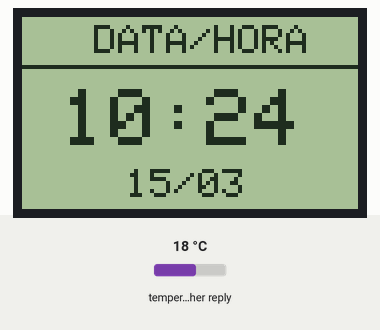
Recording of a sketch running on a simulated ESP32. Shown: 84×48 one-colour display. Inputs (shaded band) come from the test bench; at power-on: temperature in the weather reply 18 °C. WiFi joins after 1.5 s; servers stay silent unless stated; the local clock reads 2024-03-15 10:24:30 at power-on unless the sketch sets it; random numbers use the default seed unless the sketch sets one; web services answer with replies made up by the test bench.

Above: at 10.1 s.
At 20.2 s:
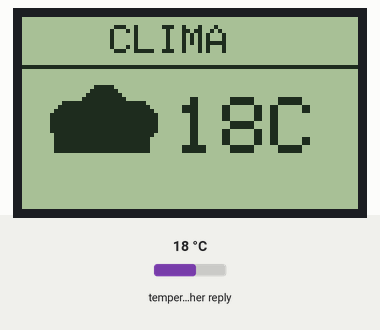
At 32.22 s:
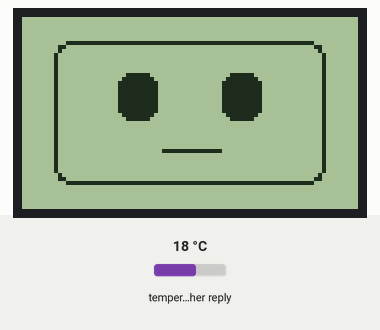
At 37.0 s:
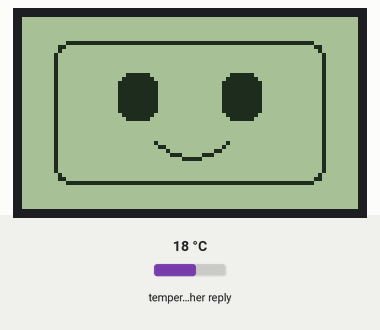
At 38.5 s:
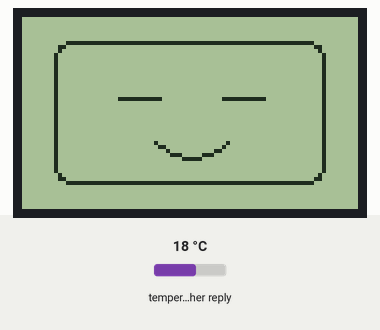

Measured:
- what the display in image 0 shows lasts 10.0 s, from 10.1 s to 20.1 s
- what the display in image 3 shows lasts 1.5 s, from 36.9 s to 38.4 s
- what the display in image 4 shows lasts 0.8 s, from 38.4 s to 39.2 s

The sketch:

esp32_oled.ino
```cpp
#include <WiFi.h>
#include <WiFiClientSecure.h>
#include <HTTPClient.h>
#include <ArduinoJson.h>
#include <Adafruit_GFX.h>
#include <Adafruit_PCD8544.h>
#include <time.h>

// ================== WIFI ==================
const char* WIFI_SSID = "SUA_REDE";
const char* WIFI_PASS = "SUA_SENHA";

// ================== NTP ===================
const char* NTP_SERVER = "pool.ntp.org";
const long GMT_OFFSET_SEC = -3 * 3600;
const int DAYLIGHT_OFFSET_SEC = 0;

// ============== OPEN-METEO ===============
float LATITUDE  = -27.5954;   // Florianopolis
float LONGITUDE = -48.5480;

// ============== DISPLAY ==================
#define PIN_CLK 18   // D18
#define PIN_DIN 23   // D23
#define PIN_DC   4   // D4
#define PIN_CS   5   // D5
#define PIN_RST  2   // D2

Adafruit_PCD8544 display = Adafruit_PCD8544(PIN_CLK, PIN_DIN, PIN_DC, PIN_CS, PIN_RST);

// ============== ESTADOS ==================
String horaStr = "--:--";
String dataStr = "--/--";
String tempStr = "--C";
int weatherCode = 3;

int currentScreen = 0;   // 0=face, 1=clock, 2=weather
int faceFrame = 0;

unsigned long lastClockUpdate = 0;
unsigned long lastWeatherUpdate = 0;
unsigned long lastScreenChange = 0;
unsigned long lastFaceAnim = 0;

const unsigned long CLOCK_INTERVAL   = 1000;
const unsigned long WEATHER_INTERVAL = 600000;
const unsigned long SCREEN_INTERVAL  = 10000;
const unsigned long FACE_INTERVAL    = 350;

// ============== ICONES ===================
const int ICON_SUN   = 0;
const int ICON_CLOUD = 1;
const int ICON_RAIN  = 2;

// =========================================
String httpGET(String url) {
  HTTPClient http;
  WiFiClientSecure client;
  client.setInsecure();

  http.begin(client, url);
  int httpCode = http.GET();
  String payload = "";

  if (httpCode > 0) {
    payload = http.getString();
  }

  http.end();
  return payload;
}

void connectWiFi() {
  WiFi.mode(WIFI_STA);
  WiFi.begin(WIFI_SSID, WIFI_PASS);

  display.clearDisplay();
  display.setTextSize(1);
  display.setTextColor(BLACK);
  display.setCursor(0, 0);
  display.println("Conectando");
  display.println("WiFi...");
  display.display();

  unsigned long start = millis();
  while (WiFi.status() != WL_CONNECTED && millis() - start < 20000) {
    delay(500);
  }
}

void updateClock() {
  struct tm timeinfo;
  if (getLocalTime(&timeinfo)) {
    char hbuf[6];
    char dbuf[6];
    strftime(hbuf, sizeof(hbuf), "%H:%M", &timeinfo);
    strftime(dbuf, sizeof(dbuf), "%d/%m", &timeinfo);
    horaStr = String(hbuf);
    dataStr = String(dbuf);
  }
}

void updateWeather() {
  String url = "https://api.open-meteo.com/v1/forecast?latitude=" + String(LATITUDE, 4) +
               "&longitude=" + String(LONGITUDE, 4) +
               "&current=temperature_2m,weather_code&timezone=auto";

  String payload = httpGET(url);
  if (payload.length() == 0) return;

  DynamicJsonDocument doc(2048);
  DeserializationError error = deserializeJson(doc, payload);
  if (error) return;

  float temp = doc["current"]["temperature_2m"] | 0.0;
  weatherCode = doc["current"]["weather_code"] | 3;

  int tempInt = (int)round(temp);
  tempStr = String(tempInt) + "C";
}

int getWeatherIcon(int code) {
  if (code == 0) return ICON_SUN;

  if (code == 1 || code == 2 || code == 3) {
    return ICON_CLOUD;
  }

  if (code == 51 || code == 53 || code == 55 ||
      code == 61 || code == 63 || code == 65 ||
      code == 80 || code == 81 || code == 82) {
    return ICON_RAIN;
  }

  return ICON_CLOUD;
}

void drawSunIcon(int x, int y) {
  display.drawCircle(x, y, 7, BLACK);
  display.drawLine(x, y - 11, x, y - 15, BLACK);
  display.drawLine(x, y + 11, x, y + 15, BLACK);
  display.drawLine(x - 11, y, x - 15, y, BLACK);
  display.drawLine(x + 11, y, x + 15, y, BLACK);
  display.drawLine(x - 8, y - 8, x - 11, y - 11, BLACK);
  display.drawLine(x + 8, y - 8, x + 11, y - 11, BLACK);
  display.drawLine(x - 8, y + 8, x - 11, y + 11, BLACK);
  display.drawLine(x + 8, y + 8, x + 11, y + 11, BLACK);
}

void drawCloudIcon(int x, int y) {
  display.fillCircle(x - 8, y, 5, BLACK);
  display.fillCircle(x, y - 3, 6, BLACK);
  display.fillCircle(x + 8, y, 5, BLACK);
  display.fillRect(x - 12, y, 24, 8, BLACK);
}

void drawRainIcon(int x, int y) {
  drawCloudIcon(x, y);
  display.drawLine(x - 8, y + 10, x - 10, y + 15, BLACK);
  display.drawLine(x,     y + 10, x - 2,  y + 15, BLACK);
  display.drawLine(x + 8, y + 10, x + 6,  y + 15, BLACK);
}

void drawFace(int frame) {
  display.clearDisplay();

  display.drawRoundRect(8, 6, 68, 36, 4, BLACK);

  if (frame == 0) {
    display.fillRoundRect(24, 14, 10, 12, 3, BLACK);
    display.fillRoundRect(50, 14, 10, 12, 3, BLACK);
    display.drawLine(33, 31, 37, 34, BLACK);
    display.drawLine(37, 34, 42, 35, BLACK);
    display.drawLine(42, 35, 47, 34, BLACK);
    display.drawLine(47, 34, 51, 31, BLACK);
  }
  else if (frame == 1) {
    display.drawLine(24, 20, 34, 20, BLACK);
    display.drawLine(50, 20, 60, 20, BLACK);
    display.drawLine(33, 31, 37, 34, BLACK);
    display.drawLine(37, 34, 42, 35, BLACK);
    display.drawLine(42, 35, 47, 34, BLACK);
    display.drawLine(47, 34, 51, 31, BLACK);
  }
  else {
    display.fillRoundRect(24, 14, 10, 12, 3, BLACK);
    display.fillRoundRect(50, 14, 10, 12, 3, BLACK);
    display.drawLine(35, 33, 49, 33, BLACK);
  }

  display.display();
}

void drawClockScreen() {
  display.clearDisplay();

  display.setTextSize(1);
  display.setCursor(18, 2);
  display.print("DATA/HORA");

  display.drawLine(0, 12, 83, 12, BLACK);

  display.setTextSize(2);
  display.setCursor(10, 18);
  display.print(horaStr);

  display.setTextSize(1);
  display.setCursor(26, 38);
  display.print(dataStr);

  display.display();
}

void drawWeatherScreen() {
  display.clearDisplay();

  display.setTextSize(1);
  display.setCursor(22, 2);
  display.print("CLIMA");

  display.drawLine(0, 12, 83, 12, BLACK);

  int icon = getWeatherIcon(weatherCode);

  if (icon == ICON_SUN) {
    drawSunIcon(20, 29);
  } else if (icon == ICON_CLOUD) {
    drawCloudIcon(20, 26);
  } else {
    drawRainIcon(20, 24);
  }

  display.setTextSize(2);
  display.setCursor(38, 20);
  display.print(tempStr);

  display.display();
}

void renderCurrentScreen() {
  if (currentScreen == 0) {
    drawFace(faceFrame);
  } else if (currentScreen == 1) {
    drawClockScreen();
  } else {
    drawWeatherScreen();
  }
}

void setup() {
  Serial.begin(115200);

  display.begin();
  display.setContrast(60);
  display.clearDisplay();
  display.display();

  connectWiFi();

  configTime(GMT_OFFSET_SEC, DAYLIGHT_OFFSET_SEC, NTP_SERVER);

  updateClock();
  updateWeather();

  randomSeed(micros());
  renderCurrentScreen();
}

void loop() {
  unsigned long now = millis();

  if (now - lastClockUpdate >= CLOCK_INTERVAL) {
    lastClockUpdate = now;
    updateClock();
  }

  if (WiFi.status() == WL_CONNECTED && now - lastWeatherUpdate >= WEATHER_INTERVAL) {
    lastWeatherUpdate = now;
    updateWeather();
  }

  if (now - lastScreenChange >= SCREEN_INTERVAL) {
    lastScreenChange = now;
    currentScreen = (currentScreen + 1) % 3;
  }

  if (currentScreen == 0 && now - lastFaceAnim >= FACE_INTERVAL) {
    lastFaceAnim = now;

    int r = random(0, 10);
    if (r < 7) faceFrame = 0;
    else if (r < 9) faceFrame = 1;
    else faceFrame = 2;
  }

  renderCurrentScreen();
  delay(50);
}
```
